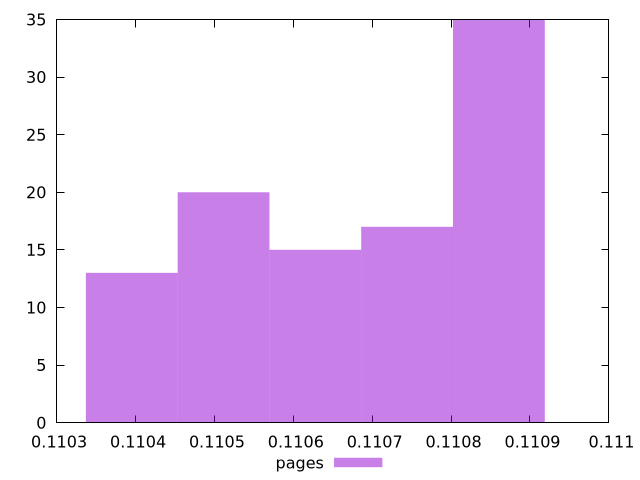

This chart was generated by the following gnuplot code:
$_pages <<EOF
0.1106279004383128 15
0.11051157246729461 20
0.1103952444962764 13
0.11086055638034922 35
0.11074422840933101 17
EOF
set key outside below
set terminal pngcairo
set output "report_00006_2020-11-02T20-21-41.718Z/uses-long-cache-ttl/pages//hist.png"
set yrange [0:35]
set boxwidth 0.00011632797101820485
set style fill transparent solid 0.5 noborder
plot $_pages title "pages" with boxes ,
